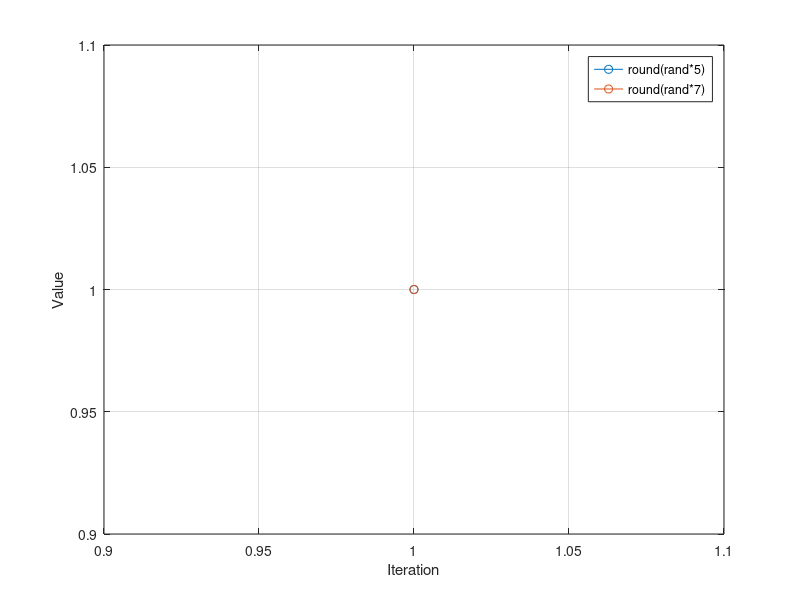

The MATLAB source for this figure:
a = [];
b = [];
while true
    a(end+1) = round(rand*5);
    b(end+1) = round(rand*7);
    if a(end) == b(end)
        break;
    end
end

figure;
plot(1:length(a), a, '-o', 1:length(b), b, '-o');
xlabel('Iteration');
ylabel('Value');
legend('round(rand*5)', 'round(rand*7)');
grid on;
saveas(gcf, 'LW5_var1_Robertas_Burbo_3.png');
